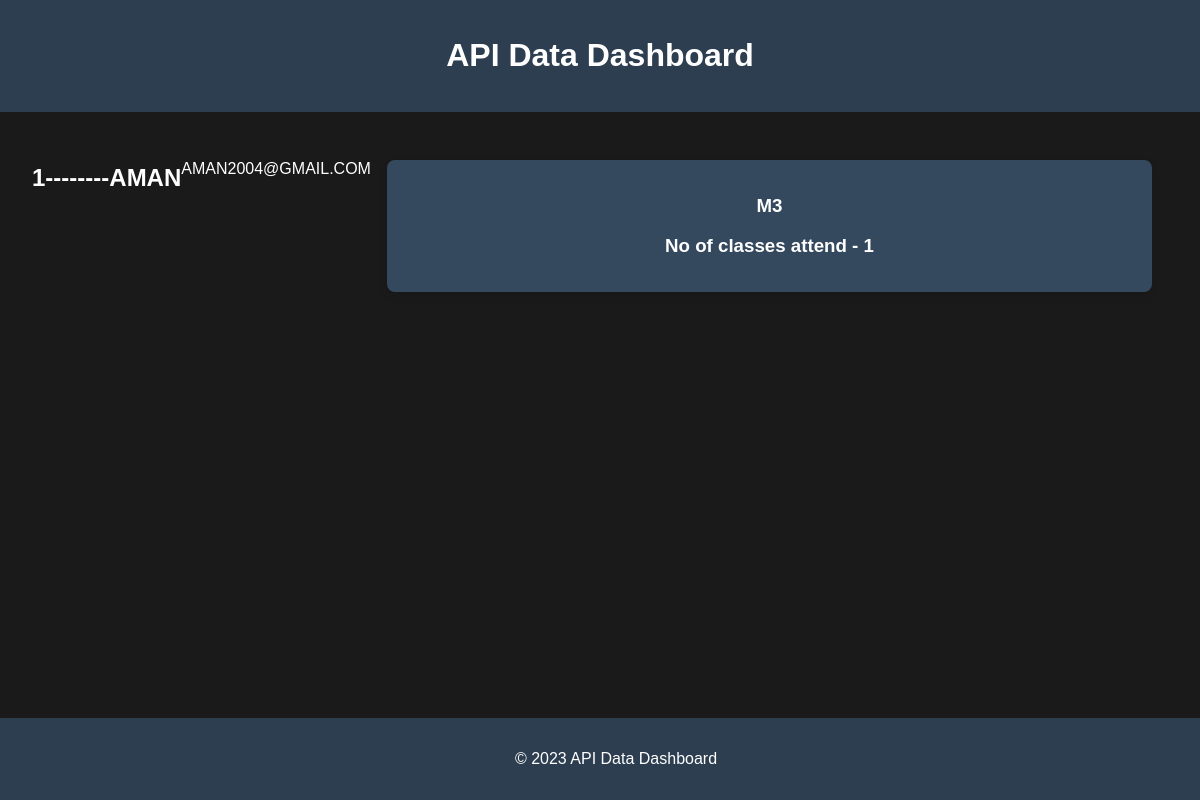
/2, run on the app's committed database.
### api/models.py (models this page shows, shortened)
class Student(models.Model):
      name = models.ForeignKey(User , on_delete=models.CASCADE  ,null = True , blank = True)
      attendance_status = models.CharField(max_length=7)
      subjects = models.ManyToManyField(Subject)

class Attendance(models.Model):
      subject = models.ForeignKey(Subject , on_delete= models.CASCADE)
      student = models.ForeignKey(Student , on_delete= models.CASCADE , null = True)
      no_of_classes_attended = models.IntegerField()

class Subject(models.Model):
      name = models.CharField(max_length=20)
      No_of_classes = models.IntegerField()
      no_of_required_classes = models.IntegerField()

### user_accounts/views.py (the view)
# urls.py: path("<pk>", student_data , name="student-data"),
def student_data(request,pk):
        student = Student.objects.get(id = pk)
        data = Attendance.objects.filter(student = student)
        context = {
                "stu":student,
                "data":data
        }
        return render(request , "CRUD.html" , context)

### TEMPLATES/CRUD.html (shortened to what this page needs)
<!DOCTYPE html>
<html lang="en">
<head>
</head>
<body>
  <header>
    <h1>API Data Dashboard</h1>
  </header>
  <section>
   <h2>{{stu.name.id}}--------{{stu.name.username}}</h2>
   <p>{{stu.name.email}}</p>
   {% for i in data %}
    <div class="card">
      <h3>{{i.subject.name}}</h3>
      <h3>No of classes attend - {{i.no_of_classes_attended}}</h3>
</div>
{% endfor %}
  </section>
  <footer>
    <p>&copy; 2023 API Data Dashboard</p>
  </footer>
</body>
</html>

### TEMPLATES/CRUD.html (style rules this page uses)
body { font-family: 'Arial', sans-serif; margin: 0; padding: 0; background-color: #1a1a1a; color: #fff; }
header { background-color: #2c3e50; color: #fff; padding: 1em; text-align: center; }
section { display: flex; justify-content: space-around; padding: 2em; }
.card { flex: 1; padding: 1em; margin: 1em; background-color: #34495e; border-radius: 8px; box-shadow: 0 4px 8px rgba(0, 0, 0, 0.1); text-align: center; }
footer { background-color: #2c3e50; color: #fff; padding: 1em; text-align: center; position: fixed; bottom: 0; width: 100%; }

### data on the page
Student: name.id "1", name.username "AMAN", name.email "AMAN2004@GMAIL.COM"
Attendance: subject.name "M3", no_of_classes_attended "1"
